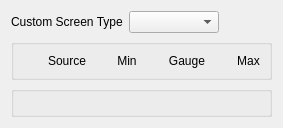
<?xml version="1.0" encoding="UTF-8"?>
<ui version="4.0">
 <class>TelemetryCustomScreen</class>
 <widget class="QWidget" name="TelemetryCustomScreen">
  <property name="geometry">
   <rect>
    <x>0</x>
    <y>0</y>
    <width>283</width>
    <height>86</height>
   </rect>
  </property>
  <property name="windowTitle">
   <string/>
  </property>
  <layout class="QVBoxLayout" name="verticalLayout">
   <item>
    <layout class="QHBoxLayout" name="screenScript" stretch="0,0,1">
     <item>
      <widget class="QLabel" name="screenTypeLabel">
       <property name="sizePolicy">
        <sizepolicy hsizetype="MinimumExpanding" vsizetype="Preferred">
         <horstretch>0</horstretch>
         <verstretch>0</verstretch>
        </sizepolicy>
       </property>
       <property name="minimumSize">
        <size>
         <width>0</width>
         <height>0</height>
        </size>
       </property>
       <property name="text">
        <string>Custom Screen Type</string>
       </property>
      </widget>
     </item>
     <item>
      <widget class="AutoComboBox" name="screenType">
       <property name="sizePolicy">
        <sizepolicy hsizetype="MinimumExpanding" vsizetype="Fixed">
         <horstretch>0</horstretch>
         <verstretch>0</verstretch>
        </sizepolicy>
       </property>
       <property name="minimumSize">
        <size>
         <width>90</width>
         <height>0</height>
        </size>
       </property>
      </widget>
     </item>
     <item>
      <spacer name="horizontalSpacer_16">
       <property name="orientation">
        <enum>Qt::Horizontal</enum>
       </property>
       <property name="sizeHint" stdset="0">
        <size>
         <width>40</width>
         <height>20</height>
        </size>
       </property>
      </spacer>
     </item>
    </layout>
   </item>
   <item>
    <widget class="QGroupBox" name="screenBars">
     <layout class="QGridLayout" name="screenBarsLayout" columnstretch="1,0,1,0">
      <item row="0" column="1">
       <widget class="QLabel" name="label_266">
        <property name="text">
         <string>Min</string>
        </property>
        <property name="alignment">
         <set>Qt::AlignCenter</set>
        </property>
       </widget>
      </item>
      <item row="0" column="0">
       <widget class="QLabel" name="label_265">
        <property name="text">
         <string>Source</string>
        </property>
        <property name="alignment">
         <set>Qt::AlignCenter</set>
        </property>
       </widget>
      </item>
      <item row="0" column="2">
       <widget class="QLabel" name="label_267">
        <property name="text">
         <string>Gauge</string>
        </property>
        <property name="alignment">
         <set>Qt::AlignCenter</set>
        </property>
       </widget>
      </item>
      <item row="0" column="3">
       <widget class="QLabel" name="label_268">
        <property name="text">
         <string>Max</string>
        </property>
        <property name="alignment">
         <set>Qt::AlignCenter</set>
        </property>
       </widget>
      </item>
     </layout>
    </widget>
   </item>
   <item>
    <widget class="QGroupBox" name="screenNums">
     <layout class="QGridLayout" name="screenNumsLayout"/>
    </widget>
   </item>
  </layout>
 </widget>
 <customwidgets>
  <customwidget>
   <class>AutoComboBox</class>
   <extends>QComboBox</extends>
   <header>autocombobox.h</header>
  </customwidget>
 </customwidgets>
 <resources/>
 <connections/>
</ui>
